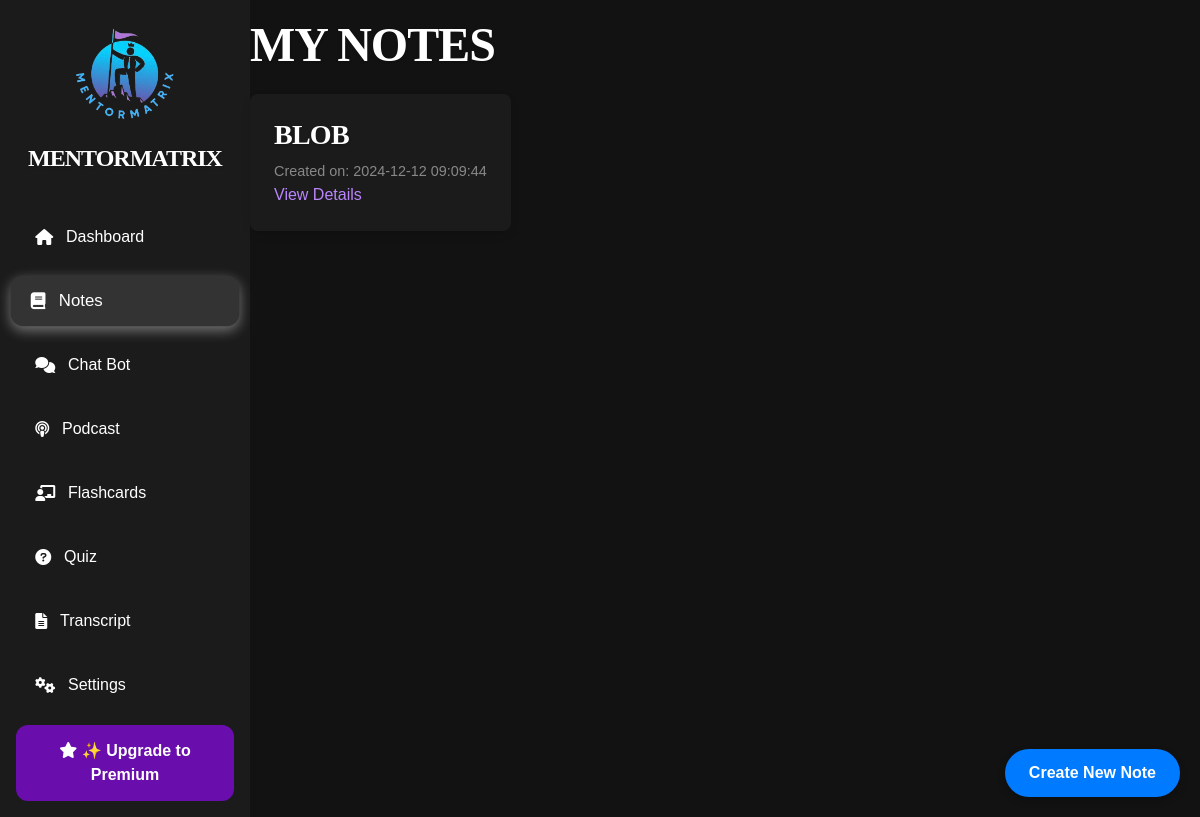
/notes, run on an earlier commit of the app's database.
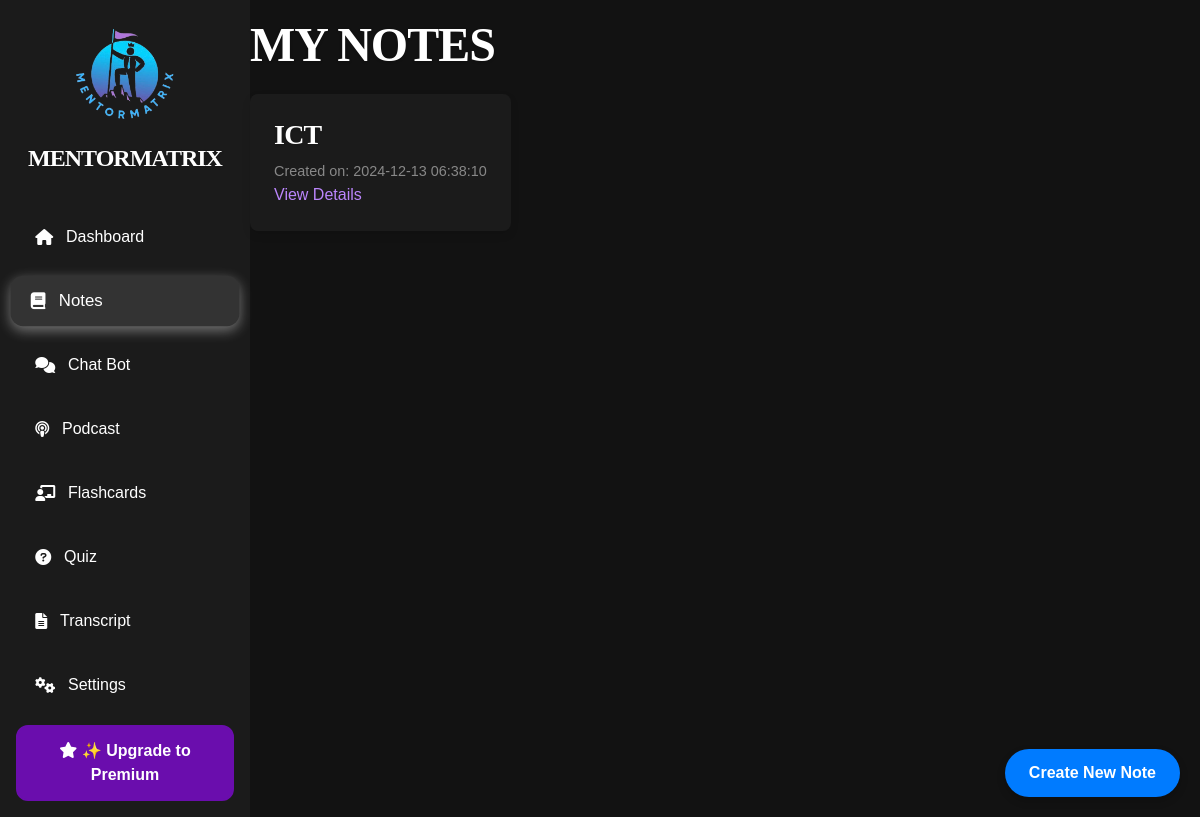
And on a later commit of the database.
### tables this page shows
CREATE TABLE notes (
                    id INTEGER PRIMARY KEY AUTOINCREMENT,
                    transcript_id INTEGER,
                    title TEXT NOT NULL,
                    content TEXT NOT NULL,
                    created_at DATETIME DEFAULT CURRENT_TIMESTAMP,
                    updated_at DATETIME DEFAULT CURRENT_TIMESTAMP,
                    FOREIGN KEY (transcript_id) REFERENCES transcripts(id) ON DELETE CASCADE);

### routes/notes.py (the view)
@notes_blueprint.route('/notes')
def notes():
    notes_data = db.execute('''
        SELECT
            notes.id,
            notes.title AS note_title,
            notes.content AS note_content,
            notes.created_at,
            files.name AS file_name,
            files.file_type,
            files.metadata,
            transcripts.title AS transcript_title
        FROM notes
        LEFT JOIN files ON notes.transcript_id = files.transcript_id
        LEFT JOIN transcripts ON notes.transcript_id = transcripts.id
    ''')
    return render_template('notes.html', notes=notes_data, current_route='notes')

### templates/notes.html (shortened to what this page needs)
{% extends "layout.html" %}
{% block other_head_stuff %}
    <link rel="stylesheet" href="{{ url_for('static', filename='css/notes.css') }}">
{% endblock %}
{% block content %}
    <div class="container">
        <div class="main-content">
            <h1>My Notes</h1>
            <ul class="notes-list">
                {% for note in notes %}
                    <li class="note-item">
                        <h2>{{ note.note_title }}</h2>
                        <small>Created on: {{ note.created_at }}</small>
                        <a href="{{ url_for('notes.view_note', note_id=note.id) }}" class="view-details-btn">View Details</a>
                    </li>
                {% else %}
                    <p>No notes available. Generate one to get started!</p>
                {% endfor %}
            </ul>
        </div>
    </div>
    <button id="openModalBtn" class="premium-button">Create New Note</button>
{% endblock %}

What changed in the data, as far as the page shows it:
removed notes: note_title "BLOB", created_at "2024-12-12 09:09:44"
added notes: note_title "ICT", created_at "2024-12-13 06:38:10"
